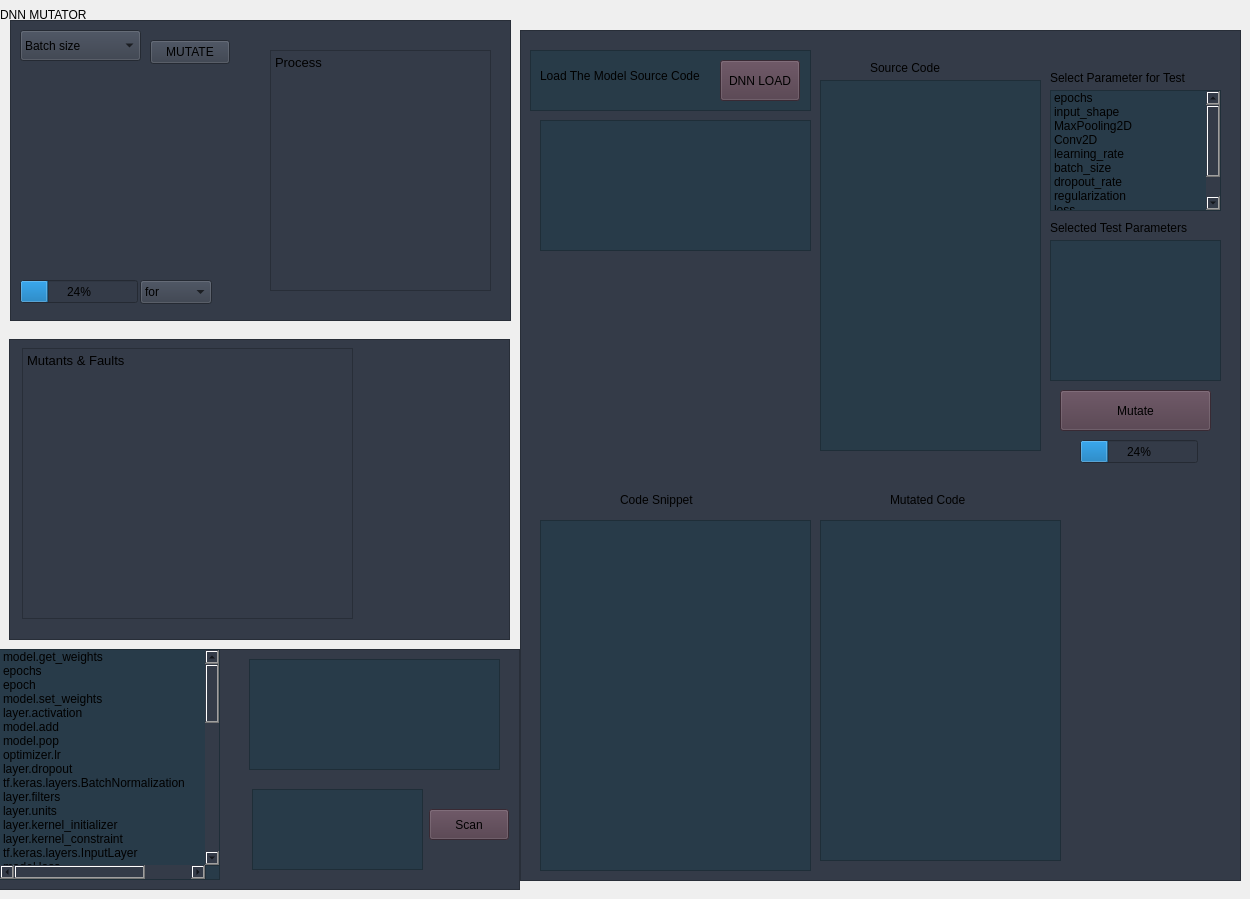
                     <widget class="QWidget" name="page">
                      <widget class="QFrame" name="frame">
                       <property name="geometry">
                        <rect>
                         <x>10</x>
                         <y>20</y>
                         <width>501</width>
                         <height>301</height>
                        </rect>
                       </property>
                       <property name="styleSheet">
                        <string notr="true">background-color: rgb(52, 59, 72);</string>
                       </property>
                       <property name="frameShape">
                        <enum>QFrame::StyledPanel</enum>
                       </property>
                       <property name="frameShadow">
                        <enum>QFrame::Raised</enum>
                       </property>
                       <widget class="QComboBox" name="comboBox">
                        <property name="geometry">
                         <rect>
                          <x>10</x>
                          <y>10</y>
                          <width>121</width>
                          <height>31</height>
                         </rect>
                        </property>
                        <item>
                         <property name="text">
                          <string>Batch size</string>
                         </property>
                        </item>
                        <item>
                         <property name="text">
                          <string>Dropout rate</string>
                         </property>
                        </item>
                        <item>
                         <property name="text">
                          <string>Epoch</string>
                         </property>
                        </item>
                        <item>
                         <property name="text">
                          <string>Learning rate</string>
                         </property>
                        </item>
                       </widget>
                       <widget class="QPushButton" name="pushButton_2">
                        <property name="geometry">
                         <rect>
                          <x>140</x>
                          <y>20</y>
                          <width>80</width>
                          <height>24</height>
                         </rect>
                        </property>
                        <property name="text">
                         <string>MUTATE</string>
                        </property>
                       </widget>
                       <widget class="QProgressBar" name="progressBar_3">
                        <property name="geometry">
                         <rect>
                          <x>10</x>
                          <y>260</y>
                          <width>118</width>
                          <height>23</height>
                         </rect>
                        </property>
                        <property name="value">
                         <number>24</number>
                        </property>
                       </widget>
                       <widget class="QTextEdit" name="textEdit">
                        <property name="geometry">
                         <rect>
                          <x>260</x>
                          <y>30</y>
                          <width>221</width>
                          <height>241</height>
                         </rect>
                        </property>
                        <property name="html">
                         <string>&lt;!DOCTYPE HTML PUBLIC &quot;-//W3C//DTD HTML 4.0//EN&quot; &quot;http://www.w3.org/TR/REC-html40/strict.dtd&quot;&gt;
&lt;html&gt;&lt;head&gt;&lt;meta name=&quot;qrichtext&quot; content=&quot;1&quot; /&gt;&lt;meta charset=&quot;utf-8&quot; /&gt;&lt;style type=&quot;text/css&quot;&gt;
p, li { white-space: pre-wrap; }
hr { height: 1px; border-width: 0; }
li.unchecked::marker { content: &quot;\2610&quot;; }
li.checked::marker { content: &quot;\2612&quot;; }
&lt;/style&gt;&lt;/head&gt;&lt;body style=&quot; font-family:'Segoe UI'; font-size:10pt; font-weight:400; font-style:normal;&quot;&gt;
&lt;p style=&quot; margin-top:0px; margin-bottom:0px; margin-left:0px; margin-right:0px; -qt-block-indent:0; text-indent:0px;&quot;&gt;Process&lt;/p&gt;&lt;/body&gt;&lt;/html&gt;</string>
                        </property>
                       </widget>
                       <widget class="QComboBox" name="dnn_parameter">
                        <property name="geometry">
                         <rect>
                          <x>130</x>
                          <y>260</y>
                          <width>72</width>
                          <height>24</height>
                         </rect>
                        </property>
                        <item>
                         <property name="text">
                          <string>for</string>
                         </property>
                        </item>
                        <item>
                         <property name="text">
                          <string>if</string>
                         </property>
                        </item>
                        <item>
                         <property name="text">
                          <string>epoch</string>
                         </property>
                        </item>
                       </widget>
                      </widget>
                      <widget class="QLabel" name="label_3">
                       <property name="geometry">
                        <rect>
                         <x>0</x>
                         <y>-10</y>
                         <width>121</width>
                         <height>50</height>
                        </rect>
                       </property>
                       <property name="text">
                        <string>DNN MUTATOR</string>
                       </property>
                      </widget>
                      <widget class="QFrame" name="frame_3">
                       <property name="geometry">
                        <rect>
                         <x>9</x>
                         <y>339</y>
                         <width>501</width>
                         <height>301</height>
                        </rect>
                       </property>
                       <property name="styleSheet">
                        <string notr="true">background-color: rgb(52, 59, 72);</string>
                       </property>
                       <property name="frameShape">
                        <enum>QFrame::StyledPanel</enum>
                       </property>
                       <property name="frameShadow">
                        <enum>QFrame::Raised</enum>
                       </property>
                       <widget class="QTextEdit" name="textEdit_2">
                        <property name="geometry">
                         <rect>
                          <x>13</x>
                          <y>9</y>
                          <width>331</width>
                          <height>271</height>
                         </rect>
                        </property>
                        <property name="html">
                         <string>&lt;!DOCTYPE HTML PUBLIC &quot;-//W3C//DTD HTML 4.0//EN&quot; &quot;http://www.w3.org/TR/REC-html40/strict.dtd&quot;&gt;
&lt;html&gt;&lt;head&gt;&lt;meta name=&quot;qrichtext&quot; content=&quot;1&quot; /&gt;&lt;meta charset=&quot;utf-8&quot; /&gt;&lt;style type=&quot;text/css&quot;&gt;
p, li { white-space: pre-wrap; }
hr { height: 1px; border-width: 0; }
li.unchecked::marker { content: &quot;\2610&quot;; }
li.checked::marker { content: &quot;\2612&quot;; }
&lt;/style&gt;&lt;/head&gt;&lt;body style=&quot; font-family:'Segoe UI'; font-size:10pt; font-weight:400; font-style:normal;&quot;&gt;
&lt;p style=&quot; margin-top:0px; margin-bottom:0px; margin-left:0px; margin-right:0px; -qt-block-indent:0; text-indent:0px;&quot;&gt;Mutants &amp;amp; Faults&lt;/p&gt;&lt;/body&gt;&lt;/html&gt;</string>
                        </property>
                       </widget>
                      </widget>
                      <widget class="QFrame" name="frame_4">
                       <property name="geometry">
                        <rect>
                         <x>520</x>
                         <y>30</y>
                         <width>721</width>
                         <height>851</height>
                        </rect>
                       </property>
                       <property name="styleSheet">
                        <string notr="true">background-color: rgb(52, 59, 72);</string>
                       </property>
                       <property name="frameShape">
                        <enum>QFrame::StyledPanel</enum>
                       </property>
                       <property name="frameShadow">
                        <enum>QFrame::Raised</enum>
                       </property>
                       <widget class="QPlainTextEdit" name="plainTextEdit_dnn_source">
                        <property name="geometry">
                         <rect>
                          <x>20</x>
                          <y>90</y>
                          <width>271</width>
                          <height>131</height>
                         </rect>
                        </property>
                        <property name="styleSheet">
                         <string notr="true">background-color: rgb(40, 59, 73);</string>
                        </property>
                       </widget>
                       <widget class="QPlainTextEdit" name="plainTextEdit_53">
                        <property name="geometry">
                         <rect>
                          <x>300</x>
                          <y>50</y>
                          <width>221</width>
                          <height>371</height>
                         </rect>
                        </property>
                        <property name="styleSheet">
                         <string notr="true">background-color: rgb(40, 59, 72);</string>
                        </property>
                       </widget>
                       <widget class="QListWidget" name="listWidget_dnn_selected_snippet">
                        <property name="geometry">
                         <rect>
                          <x>20</x>
                          <y>490</y>
                          <width>271</width>
                          <height>351</height>
                         </rect>
                        </property>
                        <property name="styleSheet">
                         <string notr="true">background-color: rgb(40, 59, 73);</string>
                        </property>
                       </widget>
                       <widget class="QPushButton" name="pushButton_dnn_mutate">
                        <property name="geometry">
                         <rect>
                          <x>540</x>
                          <y>360</y>
                          <width>151</width>
                          <height>41</height>
                         </rect>
                        </property>
                        <property name="styleSheet">
                         <string notr="true">background-color: rgb(80, 59, 73);</string>
                        </property>
                        <property name="text">
                         <string>Mutate</string>
                        </property>
                       </widget>
                       <widget class="QPlainTextEdit" name="plainTextEdit_mutated_code">
                        <property name="geometry">
                         <rect>
                          <x>300</x>
                          <y>490</y>
                          <width>241</width>
                          <height>341</height>
                         </rect>
                        </property>
                        <property name="styleSheet">
                         <string notr="true">background-color: rgb(40, 59, 73);</string>
                        </property>
                       </widget>
                       <widget class="QListWidget" name="listWidget_mutate_list">
                        <property name="geometry">
                         <rect>
                          <x>530</x>
                          <y>60</y>
                          <width>171</width>
                          <height>121</height>
                         </rect>
                        </property>
                        <property name="styleSheet">
                         <string notr="true">background-color: rgb(40, 59, 73);</string>
                        </property>
                        <item>
                         <property name="text">
                          <string>epochs</string>
                         </property>
                        </item>
                        <item>
                         <property name="text">
                          <string>input_shape</string>
                         </property>
                        </item>
                        <item>
                         <property name="text">
                          <string>MaxPooling2D</string>
                         </property>
                        </item>
                        <item>
                         <property name="text">
                          <string>Conv2D</string>
                         </property>
                        </item>
                        <item>
                         <property name="text">
                          <string>learning_rate</string>
                         </property>
                        </item>
                        <item>
                         <property name="text">
                          <string>batch_size</string>
                         </property>
                        </item>
                        <item>
                         <property name="text">
                          <string>dropout_rate</string>
                         </property>
                        </item>
                        <item>
                         <property name="text">
                          <string>regularization</string>
                         </property>
                        </item>
                        <item>
                         <property name="text">
                          <string>loss</string>
                         </property>
                        </item>
                        <item>
                         <property name="text">
                          <string>activation</string>
                         </property>
                        </item>
                       </widget>
                       <widget class="QLabel" name="label_18">
                        <property name="geometry">
                         <rect>
                          <x>100</x>
                          <y>460</y>
                          <width>91</width>
                          <height>20</height>
                         </rect>
                        </property>
                        <property name="text">
                         <string>Code Snippet</string>
                        </property>
                       </widget>
                       <widget class="QLabel" name="label_25">
                        <property name="geometry">
                         <rect>
                          <x>370</x>
                          <y>460</y>
                          <width>91</width>
                          <height>20</height>
                         </rect>
                        </property>
                        <property name="text">
                         <string>Mutated Code</string>
                        </property>
                       </widget>
                       <widget class="QLabel" name="label_35">
                        <property name="geometry">
                         <rect>
                          <x>350</x>
                          <y>30</y>
                          <width>91</width>
                          <height>16</height>
                         </rect>
                        </property>
                        <property name="text">
                         <string>Source Code</string>
                        </property>
                       </widget>
                       <widget class="QFrame" name="frame_2">
                        <property name="geometry">
                         <rect>
                          <x>10</x>
                          <y>20</y>
                          <width>281</width>
                          <height>61</height>
                         </rect>
                        </property>
                        <property name="styleSheet">
                         <string notr="true">background-color: rgb(40, 59, 72);</string>
                        </property>
                        <property name="frameShape">
                         <enum>QFrame::StyledPanel</enum>
                        </property>
                        <property name="frameShadow">
                         <enum>QFrame::Raised</enum>
                        </property>
                        <widget class="QLabel" name="label_8">
                         <property name="geometry">
                          <rect>
                           <x>10</x>
                           <y>10</y>
                           <width>181</width>
                           <height>31</height>
                          </rect>
                         </property>
                         <property name="text">
                          <string>Load The Model Source Code</string>
                         </property>
                        </widget>
                        <widget class="QPushButton" name="btn_load_dnn">
                         <property name="geometry">
                          <rect>
                           <x>190</x>
                           <y>10</y>
                           <width>80</width>
                           <height>41</height>
                          </rect>
                         </property>
                         <property name="styleSheet">
                          <string notr="true">background-color: rgb(80, 59, 73);</string>
                         </property>
                         <property name="text">
                          <string>DNN LOAD</string>
                         </property>
                        </widget>
                       </widget>
                       <widget class="QListWidget" name="listWidget_selected_mutate_parameters">
                        <property name="geometry">
                         <rect>
                          <x>530</x>
                          <y>210</y>
                          <width>171</width>
                          <height>141</height>
                         </rect>
                        </property>
                        <property name="styleSheet">
                         <string notr="true">background-color: rgb(40, 59, 73);</string>
                        </property>
                       </widget>
                       <widget class="QLabel" name="label_37">
                        <property name="geometry">
                         <rect>
                          <x>530</x>
                          <y>190</y>
                          <width>171</width>
                          <height>16</height>
                         </rect>
                        </property>
                        <property name="text">
                         <string>Selected Test Parameters</string>
                        </property>
                       </widget>
                       <widget class="QLabel" name="label_77">
                        <property name="geometry">
                         <rect>
                          <x>530</x>
                          <y>40</y>
                          <width>151</width>
                          <height>16</height>
                         </rect>
                        </property>
                        <property name="text">
                         <string>Select Parameter for Test</string>
                        </property>
                       </widget>
                       <widget class="QProgressBar" name="progressBar_Mutation">
                        <property name="geometry">
                         <rect>
                          <x>560</x>
                          <y>410</y>
                          <width>118</width>
                          <height>23</height>
                         </rect>
                        </property>
                        <property name="value">
                         <number>24</number>
                        </property>
                       </widget>
                      </widget>
                      <widget class="QFrame" name="frame_5">
                       <property name="geometry">
                        <rect>
                         <x>-1</x>
                         <y>649</y>
                         <width>521</width>
                         <height>241</height>
                        </rect>
                       </property>
                       <property name="styleSheet">
                        <string notr="true">background-color: rgb(52, 59, 72);</string>
                       </property>
                       <property name="frameShape">
                        <enum>QFrame::StyledPanel</enum>
                       </property>
                       <property name="frameShadow">
                        <enum>QFrame::Raised</enum>
                       </property>
                       <widget class="QListWidget" name="dnn_code_snippet_list">
                        <property name="geometry">
                         <rect>
                          <x>0</x>
                          <y>0</y>
                          <width>221</width>
                          <height>231</height>
                         </rect>
                        </property>
                        <property name="styleSheet">
                         <string notr="true">background-color: rgb(40, 59, 73);</string>
                        </property>
                        <item>
                         <property name="text">
                          <string>model.get_weights</string>
                         </property>
                        </item>
                        <item>
                         <property name="text">
                          <string>epochs</string>
                         </property>
                        </item>
                        <item>
                         <property name="text">
                          <string>epoch</string>
                         </property>
                        </item>
                        <item>
                         <property name="text">
                          <string>model.set_weights</string>
                         </property>
                        </item>
                        <item>
                         <property name="text">
                          <string>layer.activation</string>
                         </property>
                        </item>
                        <item>
                         <property name="text">
                          <string>model.add</string>
                         </property>
                        </item>
                        <item>
                         <property name="text">
                          <string>model.pop</string>
                         </property>
                        </item>
                        <item>
                         <property name="text">
                          <string>optimizer.lr</string>
                         </property>
                        </item>
                        <item>
                         <property name="text">
                          <string>layer.dropout</string>
                         </property>
                        </item>
                        <item>
                         <property name="text">
                          <string>tf.keras.layers.BatchNormalization</string>
                         </property>
                        </item>
                        <item>
                         <property name="text">
                          <string>layer.filters</string>
                         </property>
                        </item>
                        <item>
                         <property name="text">
                          <string>layer.units</string>
                         </property>
                        </item>
                        <item>
                         <property name="text">
                          <string>layer.kernel_initializer</string>
                         </property>
                        </item>
                        <item>
                         <property name="text">
                          <string>layer.kernel_constraint</string>
                         </property>
                        </item>
                        <item>
                         <property name="text">
                          <string>tf.keras.layers.InputLayer</string>
                         </property>
                        </item>
                        <item>
                         <property name="text">
                          <string>model.loss</string>
                         </property>
                        </item>
                        <item>
                         <property name="text">
                          <string>layer.padding</string>
                         </property>
                        </item>
                        <item>
                         <property name="text">
                          <string>tf.keras.layers.LSTM</string>
                         </property>
                        </item>
                        <item>
                         <property name="text">
                          <string>tf.keras.layers.GRU</string>
                         </property>
                        </item>
                        <item>
                         <property name="text">
                          <string>tf.keras.preprocessing.image.ImageDataGenerator</string>
                         </property>
                        </item>
                        <item>
                         <property name="text">
                          <string>model.optimizer</string>
                         </property>
                        </item>
                        <item>
                         <property name="text">
                          <string>layer.bias_initializer</string>
                         </property>
                        </item>
                        <item>
                         <property name="text">
                          <string>model.fit</string>
                         </property>
                        </item>
                        <item>
                         <property name="text">
                          <string>layer.activity_regularizer</string>
                         </property>
                        </item>
                        <item>
                         <property name="text">
                          <string>tf.keras.callbacks</string>
                         </property>
                        </item>
                        <item>
                         <property name="text">
                          <string>layer.stride</string>
                         </property>
                        </item>
                        <item>
                         <property name="text">
                          <string>tf.keras.layers.Dropout</string>
                         </property>
                        </item>
                        <item>
                         <property name="text">
                          <string>layer.recurrent_initializer</string>
                         </property>
                        </item>
                        <item>
                         <property name="text">
                          <string>model.evaluate</string>
                         </property>
                        </item>
                        <item>
                         <property name="text">
                          <string>model.predict</string>
                         </property>
                        </item>
                        <item>
                         <property name="text">
                          <string>tf.data.Dataset</string>
                         </property>
                        </item>
                        <item>
                         <property name="text">
                          <string>tf.keras.metrics</string>
                         </property>
                        </item>
                        <item>
                         <property name="text">
                          <string>tf.keras.regularizers</string>
                         </property>
                        </item>
                        <item>
                         <property name="text">
                          <string>tf.keras.Model.save</string>
                         </property>
                        </item>
                        <item>
                         <property name="text">
                          <string>tf.train.Checkpoint</string>
                         </property>
                        </item>
                        <item>
                         <property name="text">
                          <string>tf.keras.layers.Embedding</string>
                         </property>
                        </item>
                        <item>
                         <property name="text">
                          <string>tf.keras.layers.Reshape</string>
                         </property>
                        </item>
                        <item>
                         <property name="text">
                          <string>tf.keras.backend.clear_session</string>
                         </property>
                        </item>
                        <item>
                         <property name="text">
                          <string>layer.kernel_regularizer</string>
                         </property>
                        </item>
                        <item>
                         <property name="text">
                          <string>tf.keras.layers.Conv2DTranspose</string>
                         </property>
                        </item>
                        <item>
                         <property name="text">
                          <string>tf.keras.initializers.Constant</string>
                         </property>
                        </item>
                        <item>
                         <property name="text">
                          <string>layer.kernel_size</string>
                         </property>
                        </item>
                        <item>
                         <property name="text">
                          <string>tf.keras.layers.MaxPooling2D</string>
                         </property>
                        </item>
                        <item>
                         <property name="text">
                          <string>tf.keras.layers.AvgPooling2D</string>
                         </property>
                        </item>
                        <item>
                         <property name="text">
                          <string>tf.keras.layers.Concatenate</string>
                         </property>
                        </item>
                        <item>
                         <property name="text">
                          <string>tf.keras.layers.Flatten</string>
                         </property>
                        </item>
                        <item>
                         <property name="text">
                          <string>tf.keras.layers.Input</string>
                         </property>
                        </item>
                       </widget>
                       <widget class="QListWidget" name="dnn_selected_snippet">
                        <property name="geometry">
                         <rect>
                          <x>250</x>
                          <y>10</y>
                          <width>251</width>
                          <height>111</height>
                         </rect>
                        </property>
                        <property name="styleSheet">
                         <string notr="true">background-color: rgb(40, 59, 73);</string>
                        </property>
                       </widget>
                       <widget class="QPushButton" name="pushButton_dnn_scan">
                        <property name="geometry">
                         <rect>
                          <x>430</x>
                          <y>160</y>
                          <width>80</width>
                          <height>31</height>
                         </rect>
                        </property>
                        <property name="styleSheet">
                         <string notr="true">background-color: rgb(80, 59, 73);</string>
                        </property>
                        <property name="text">
                         <string>Scan</string>
                        </property>
                       </widget>
                       <widget class="QPlainTextEdit" name="plainTextEdit_code_snippet_details">
                        <property name="geometry">
                         <rect>
                          <x>253</x>
                          <y>140</y>
                          <width>171</width>
                          <height>81</height>
                         </rect>
                        </property>
                        <property name="styleSheet">
                         <string notr="true">background-color: rgb(40, 59, 73);</string>
                        </property>
                       </widget>
                      </widget>
                     </widget>
